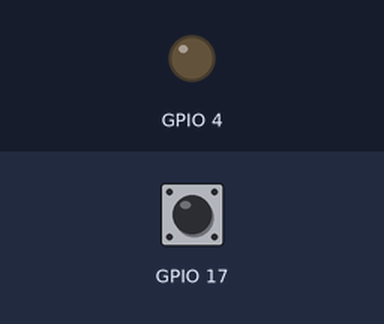
This program was run on a simulated Raspberry Pi (BCM pin numbers). Parts: output pins drawn as LEDs (lit = HIGH). The inputs (shaded band) are chosen by the test bench; at power-on: GPIO 17 HIGH.

Above: at 1.2 s.
1.3 s: GPIO 17 pulled LOW for 0.15 s
At 2.1 s:
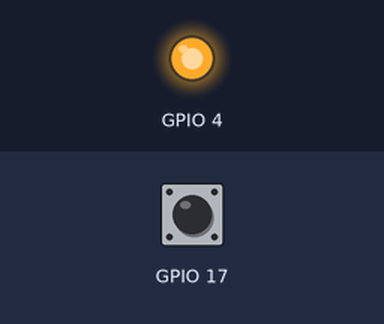
Timing chart, 0 to 4.3 s (numbered marks = the images above; inputs shaded):
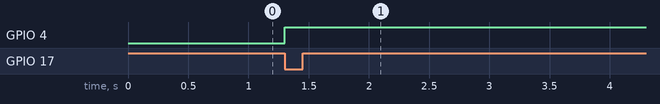

Measured:
- after the input at 1.3 s, GPIO 4: LOW → HIGH at once

The program:

buttondetect.py
```python
#Importing libraries
import RPi.GPIO as IO
import time

#Setters
IO.setmode(IO.BCM)

IO.setup(4, IO.OUT) #Led setup on gpio 4
IO.setup(17, IO.IN, pull_up_down=IO.PUD_UP) #Led setup on gpio 17

IO.add_event_detect(17, IO.FALLING, bouncetime=200)

def main():
    try:
        while True:
            if IO.event_detected(17):
                IO.output(4, 1)

    except KeyboardInterrupt:
        print('Interrupted')
        pass

    finally:
        IO.cleanup()

#Main seg
if __name__ == "__main__":
    main()
```
